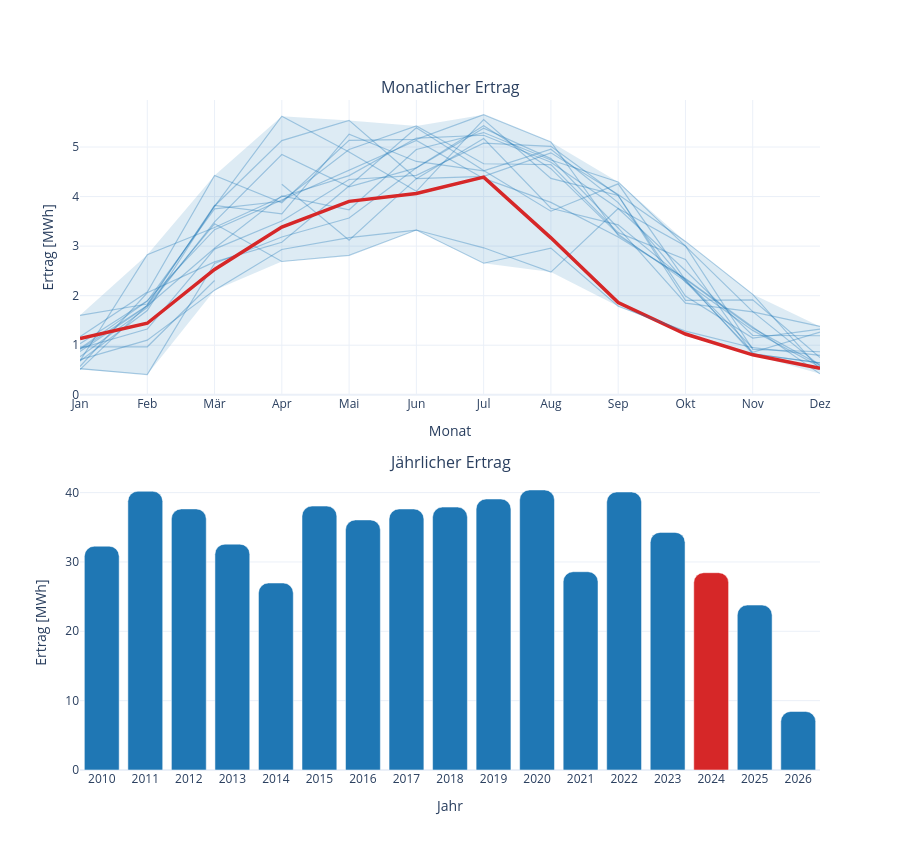

Notebook source saved alongside this figure:
### Code cell
from plotly import graph_objects as go
from plotly.subplots import make_subplots
from datetime import date

# Reuse existing Standort/current_year if available
# current_year = date.today().year
current_year = 2024

# Data
monthly_df = s.load_yield_per_month()[:-1]
yearly_df = s.load_yield_per_year()
years_monthly = sorted(monthly_df["year"].unique())

# German month labels
month_tickvals = [1, 2, 3, 4, 5, 6, 7, 8, 9, 10, 11, 12]
month_ticktext = ["Jan", "Feb", "Mär", "Apr", "Mai", "Jun", "Jul", "Aug", "Sep", "Okt", "Nov", "Dez"]

# Min/Max band
band = (
    monthly_df.groupby("month", as_index=False)["value_sum"]
    .agg(min_value="min", max_value="max")
    .sort_values("month")
)

# Bar colors
bar_colors = [
    "rgb(214,39,40)" if int(y) == current_year else "rgb(31,119,180)"
    for y in yearly_df["year"]
]

# Subplots
fig = make_subplots(
    rows=2, cols=1,
    vertical_spacing=0.12,
    subplot_titles=("Monatlicher Ertrag", "Jährlicher Ertrag")
)

# --- Row 1: monthly lines + band ---
fig.add_trace(
    go.Scatter(
        x=band["month"],
        y=band["max_value"] / 1_000,
        mode="lines",
        line=dict(width=0),
        hoverinfo="skip",
        showlegend=False,
        name="Monatliche Spanne",
    ),
    row=1, col=1
)

fig.add_trace(
    go.Scatter(
        x=band["month"],
        y=band["min_value"] / 1_000,
        mode="lines",
        line=dict(width=0),
        fill="tonexty",
        fillcolor="rgba(31,119,180,0.15)",
        hoverinfo="skip",
        showlegend=True,
        name="Min–Max pro Monat",
    ),
    row=1, col=1
)

for year in years_monthly:
    d = monthly_df[monthly_df["year"] == year].sort_values("month")
    is_current = int(year) == current_year

    fig.add_trace(
        go.Scatter(
            x=d["month"],
            y=d["value_sum"] / 1_000,
            mode="lines",
            name=str(year),
            line=dict(
                color="rgb(214,39,40)" if is_current else "rgb(31,119,180)",
                width=3.5 if is_current else 1.2,
            ),
            opacity=1.0 if is_current else 0.35,
            legendgroup=str(year),
        ),
        row=1, col=1
    )

# --- Row 2: yearly bars ---
fig.add_trace(
    go.Bar(
        x=yearly_df["year"],
        y=yearly_df["value_sum"] / 1_000,
        name="Jährlicher Ertrag",
        marker_color=bar_colors,
        hovertemplate="Jahr %{x}<br>%{y:.1f} MWh<extra></extra>",
    ),
    row=2, col=1
)

# Axes formatting
fig.update_xaxes(
    tickmode="array",
    tickvals=month_tickvals,
    ticktext=month_ticktext,
    title_text="Monat",
    row=1, col=1
)
fig.update_layout(showlegend=False)
fig.update_xaxes(
    tickmode="array",
    tickvals=yearly_df["year"].tolist(),  # every year tick
    title_text="Jahr",
    row=2, col=1
)

fig.update_yaxes(title_text="Ertrag [MWh]", rangemode="tozero", row=1, col=1)
fig.update_yaxes(title_text="Ertrag [MWh]", rangemode="tozero", row=2, col=1)

fig.update_layout(
    template="plotly_white",
    barcornerradius=10,
    height=850,
)

fig.show()

### Figure 1 — Plotly figure (JSON) as saved in the notebook; plotly's stock layout.template omitted (floating-point values rounded to 4 significant figures)
{"data": [{"hoverinfo": "skip", "line": {"width": 0}, "mode": "lines", "name": "Monatliche Spanne", "showlegend": false, "type": "scatter", "x": [1, 2, 3, 4, 5, 6, 7, 8, 9, 10, 11, 12], "xaxis": "x", "y": [1.603, 2.826, 4.427, 5.622, 5.537, 5.424, 5.651, 5.103, 4.295, 3.095, 2.026, 1.381], "yaxis": "y"}, {"fill": "tonexty", "fillcolor": "rgba(31,119,180,0.15)", "hoverinfo": "skip", "line": {"width": 0}, "mode": "lines", "name": "Min–Max pro Monat", "showlegend": true, "type": "scatter", "x": [1, 2, 3, 4, 5, 6, 7, 8, 9, 10, 11, 12], "xaxis": "x", "y": [0.5109, 0.4085, 2.112, 2.69, 2.814, 3.325, 2.655, 2.475, 1.785, 1.227, 0.8064, 0.4226], "yaxis": "y"}, {"legendgroup": "2010", "line": {"color": "rgb(31,119,180)", "width": 1.2}, "mode": "lines", "name": "2010", "opacity": 0.35, "type": "scatter", "x": [4, 5, 6, 7, 8, 9, 10, 11], "xaxis": "x", "y": [4.249, 3.12, 4.361, 5.17, 3.764, 3.429, 2.315, 0.9446], "yaxis": "y"}, {"legendgroup": "2011", "line": {"color": "rgb(31,119,180)", "width": 1.2}, "mode": "lines", "name": "2011", "opacity": 0.35, "type": "scatter", "x": [1, 2, 3, 4, 5, 6, 7, 8, 9, 10, 11, 12], "xaxis": "x", "y": [0.6812, 1.7, 3.81, 5.129, 5.537, 4.363, 4.408, 4.883, 4.041, 3.095, 2.026, 0.515], "yaxis": "y"}, {"legendgroup": "2012", "line": {"color": "rgb(31,119,180)", "width": 1.2}, "mode": "lines", "name": "2012", "opacity": 0.35, "type": "scatter", "x": [1, 2, 3, 4, 5, 6, 7, 8, 9, 10, 11, 12], "xaxis": "x", "y": [0.9151, 1.804, 3.822, 3.652, 5.258, 4.709, 4.519, 4.956, 3.878, 2.271, 1.3, 0.56], "yaxis": "y"}, {"legendgroup": "2013", "line": {"color": "rgb(31,119,180)", "width": 1.2}, "mode": "lines", "name": "2013", "opacity": 0.35, "type": "scatter", "x": [1, 2, 3, 4, 5, 6, 7, 8, 9, 10, 11, 12], "xaxis": "x", "y": [0.5281, 0.4085, 2.651, 3.184, 3.568, 4.583, 5.429, 4.563, 3.241, 2.289, 0.8563, 1.264], "yaxis": "y"}, {"legendgroup": "2014", "line": {"color": "rgb(31,119,180)", "width": 1.2}, "mode": "lines", "name": "2014", "opacity": 0.35, "type": "scatter", "x": [1, 2, 3, 6, 7, 8, 9, 10, 11, 12], "xaxis": "x", "y": [1.032, 1.897, 3.332, 5.133, 4.366, 3.882, 3.184, 2.345, 1.368, 0.4226], "yaxis": "y"}, {"legendgroup": "2015", "line": {"color": "rgb(31,119,180)", "width": 1.2}, "mode": "lines", "name": "2015", "opacity": 0.35, "type": "scatter", "x": [1, 2, 3, 4, 5, 6, 7, 8, 9, 10, 11, 12], "xaxis": "x", "y": [0.7694, 1.763, 3.489, 4.848, 4.195, 4.578, 5.378, 4.766, 3.367, 1.849, 1.672, 1.381], "yaxis": "y"}, {"legendgroup": "2016", "line": {"color": "rgb(31,119,180)", "width": 1.2}, "mode": "lines", "name": "2016", "opacity": 0.35, "type": "scatter", "x": [1, 2, 3, 4, 5, 6, 7, 8, 9, 10, 11, 12], "xaxis": "x", "y": [0.9364, 1.327, 2.94, 3.507, 4.344, 4.429, 5.077, 5.013, 4.022, 1.994, 1.144, 1.326], "yaxis": "y"}, {"legendgroup": "2017", "line": {"color": "rgb(31,119,180)", "width": 1.2}, "mode": "lines", "name": "2017", "opacity": 0.35, "type": "scatter", "x": [1, 2, 3, 4, 5, 6, 7, 8, 9, 10, 11, 12], "xaxis": "x", "y": [0.9356, 1.89, 3.752, 3.905, 4.951, 5.424, 4.662, 4.644, 3.272, 2.731, 0.8288, 0.6421], "yaxis": "y"}, {"legendgroup": "2018", "line": {"color": "rgb(31,119,180)", "width": 1.2}, "mode": "lines", "name": "2018", "opacity": 0.35, "type": "scatter", "x": [1, 2, 3, 4, 5, 6, 7, 8, 9, 10, 11, 12], "xaxis": "x", "y": [0.8729, 1.792, 2.958, 4.014, 3.734, 4.95, 5.292, 4.737, 4.295, 2.999, 1.678, 0.5872], "yaxis": "y"}, {"legendgroup": "2019", "line": {"color": "rgb(31,119,180)", "width": 1.2}, "mode": "lines", "name": "2019", "opacity": 0.35, "type": "scatter", "x": [1, 2, 3, 4, 5, 6, 7, 8, 9, 10, 11, 12], "xaxis": "x", "y": [0.6831, 2.826, 3.377, 3.997, 4.422, 5.18, 5.237, 4.693, 3.759, 2.507, 1.2, 1.192], "yaxis": "y"}, {"legendgroup": "2020", "line": {"color": "rgb(31,119,180)", "width": 1.2}, "mode": "lines", "name": "2020", "opacity": 0.35, "type": "scatter", "x": [1, 2, 3, 4, 5, 6, 7, 8, 9, 10, 11, 12], "xaxis": "x", "y": [1.603, 1.832, 3.8, 5.622, 4.899, 4.105, 5.552, 4.368, 4.023, 1.906, 1.916, 0.7542], "yaxis": "y"}, {"legendgroup": "2021", "line": {"color": "rgb(31,119,180)", "width": 1.2}, "mode": "lines", "name": "2021", "opacity": 0.35, "type": "scatter", "x": [1, 2, 3, 4, 5, 6, 7, 8, 9, 10, 11, 12], "xaxis": "x", "y": [0.5109, 1.81, 3.45, 2.69, 2.814, 3.325, 2.966, 2.475, 3.76, 3.005, 0.9174, 0.8685], "yaxis": "y"}, {"legendgroup": "2022", "line": {"color": "rgb(31,119,180)", "width": 1.2}, "mode": "lines", "name": "2022", "opacity": 0.35, "type": "scatter", "x": [1, 2, 3, 4, 5, 6, 7, 8, 9, 10, 11, 12], "xaxis": "x", "y": [1.171, 2.075, 4.427, 3.874, 5.135, 5.154, 5.651, 5.103, 3.216, 2.333, 1.345, 0.6031], "yaxis": "y"}, {"legendgroup": "2023", "line": {"color": "rgb(31,119,180)", "width": 1.2}, "mode": "lines", "name": "2023", "opacity": 0.35, "type": "scatter", "x": [1, 2, 3, 4, 5, 6, 7, 8, 9, 10, 11, 12], "xaxis": "x", "y": [0.5714, 2.058, 2.681, 3.077, 4.213, 5.389, 4.524, 3.705, 4.257, 2.314, 0.8256, 0.6452], "yaxis": "y"}, {"legendgroup": "2024", "line": {"color": "rgb(214,39,40)", "width": 3.5}, "mode": "lines", "name": "2024", "opacity": 1, "type": "scatter", "x": [1, 2, 3, 4, 5, 6, 7, 8, 9, 10, 11, 12], "xaxis": "x", "y": [1.137, 1.444, 2.529, 3.386, 3.903, 4.064, 4.393, 3.167, 1.861, 1.227, 0.8064, 0.5328], "yaxis": "y"}, {"legendgroup": "2025", "line": {"color": "rgb(31,119,180)", "width": 1.2}, "mode": "lines", "name": "2025", "opacity": 0.35, "type": "scatter", "x": [1, 2, 3, 4, 5, 6, 7, 8, 9, 10, 11, 12], "xaxis": "x", "y": [0.7082, 1.103, 2.112, 2.932, 3.172, 3.325, 2.655, 2.961, 1.785, 1.285, 0.9501, 0.795], "yaxis": "y"}, {"legendgroup": "2026", "line": {"color": "rgb(31,119,180)", "width": 1.2}, "mode": "lines", "name": "2026", "opacity": 0.35, "type": "scatter", "x": [1, 2, 3], "xaxis": "x", "y": [0.9675, 0.9689, 2.306], "yaxis": "y"}, {"hovertemplate": "Jahr %{x}<br>%{y:.1f} MWh<extra></extra>", "marker": {"color": ["rgb(31,119,180)", "rgb(31,119,180)", "rgb(31,119,180)", "rgb(31,119,180)", "rgb(31,119,180)", "rgb(31,119,180)", "rgb(31,119,180)", "rgb(31,119,180)", "rgb(31,119,180)", "rgb(31,119,180)", "rgb(31,119,180)", "rgb(31,119,180)", "rgb(31,119,180)", "rgb(31,119,180)", "rgb(214,39,40)", "rgb(31,119,180)", "rgb(31,119,180)"]}, "name": "Jährlicher Ertrag", "type": "bar", "x": [2010, 2011, 2012, 2013, 2014, 2015, 2016, 2017, 2018, 2019, 2020, 2021, 2022, 2023, 2024, 2025, 2026], "xaxis": "x2", "y": [32.27, 40.19, 37.64, 32.56, 26.96, 38.05, 36.06, 37.64, 37.91, 39.07, 40.38, 28.59, 40.09, 34.26, 28.45, 23.78, 8.44], "yaxis": "y2"}], "layout": {"annotations": [{"font": {"size": 16}, "showarrow": false, "text": "Monatlicher Ertrag", "x": 0.5, "xanchor": "center", "xref": "paper", "y": 1, "yanchor": "bottom", "yref": "paper"}, {"font": {"size": 16}, "showarrow": false, "text": "Jährlicher Ertrag", "x": 0.5, "xanchor": "center", "xref": "paper", "y": 0.44, "yanchor": "bottom", "yref": "paper"}], "barcornerradius": 10, "height": 850, "showlegend": false, "xaxis": {"anchor": "y", "domain": [0, 1], "tickmode": "array", "ticktext": ["Jan", "Feb", "Mär", "Apr", "Mai", "Jun", "Jul", "Aug", "Sep", "Okt", "Nov", "Dez"], "tickvals": [1, 2, 3, 4, 5, 6, 7, 8, 9, 10, 11, 12], "title": {"text": "Monat"}}, "xaxis2": {"anchor": "y2", "domain": [0, 1], "tickmode": "array", "tickvals": [2010, 2011, 2012, 2013, 2014, 2015, 2016, 2017, 2018, 2019, 2020, 2021, 2022, 2023, 2024, 2025, 2026], "title": {"text": "Jahr"}}, "yaxis": {"anchor": "x", "domain": [0.56, 1], "rangemode": "tozero", "title": {"text": "Ertrag [MWh]"}}, "yaxis2": {"anchor": "x2", "domain": [0, 0.44], "rangemode": "tozero", "title": {"text": "Ertrag [MWh]"}}}}
